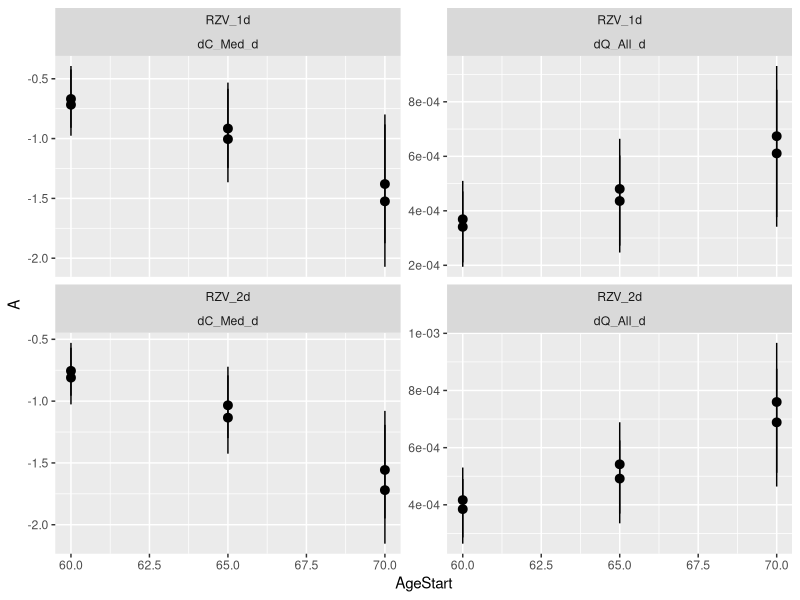
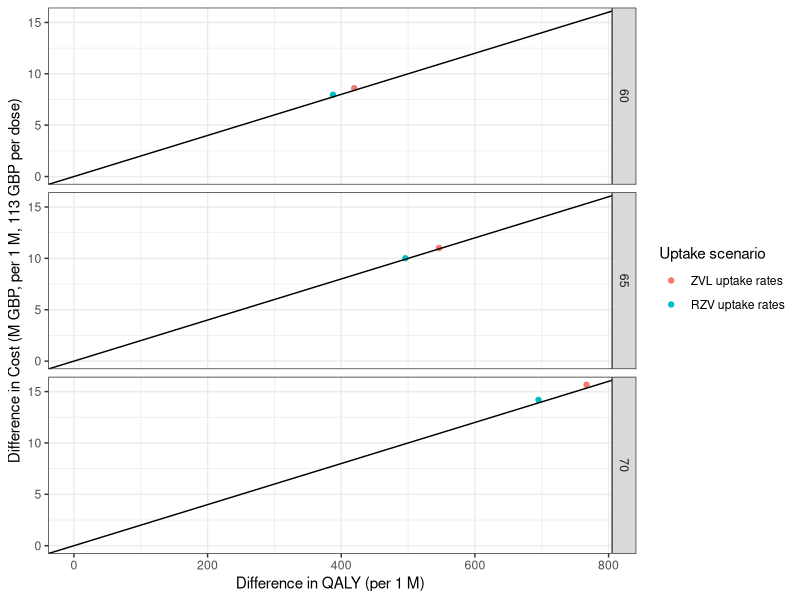
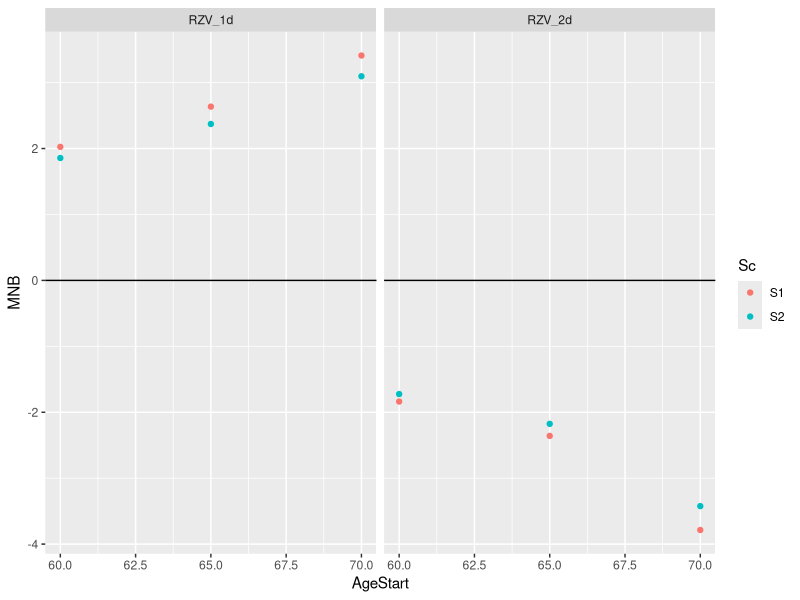

Generate these figures, in order, with R:
library(tidyverse)


# ps <- 1 - exp(coef(summary(fit))[, 1])
# tibble(var = names(ps), p = ps) %>% 
#   pivot_wider(names_from = var, values_from = p) %>% 
#   pivot_longer(-Q, names_pattern = "Cohort(\\S+)_(Q[1-4])_(65|70)", names_to = c("Year", "QU", "Age0")) %>% 
#   group_by(Year, Age0) %>% 
#   summarise(mean(value))
# Year  Age0  `mean(value)`
# <chr> <chr>         <dbl>
# 23/24 65            0.165
# 23/24 70            0.290
# 24/25 65            0.101
# 24/25 70            0.204

# ZosterVax 2018 - 2022
p0y_zvl <- 0.48
pty_zvl <- 0.136

p0q_65 <- 0.101
p0q_70 <- 0.204
ptq_rzv <- 0.07243710

ptq_zvl <- 0.1000767


mean(1 - (1 - ptq_rzv) ^ (0:3) * (1 - p0q_65))
1 - (1 - ptq_rzv) ^ 3 * (1 - p0q_65)


mean(1 - (1 - ptq_rzv) ^ (0:3) * (1 - p0q_70))
1 - (1 - ptq_rzv) ^ 3 * (1 - p0q_70)


stats_uv <- read_csv(here::here("data", "stats_uv_ce.csv")) %>% 
  select(Age0, Arm, Index, A:U)


simulate_uptake <- function(age0, age1, year0 = 2024, p0, ptq, pty, mode = c("AC", "Cohort")) {
  mode <- match.arg(mode)
  
  sims <- crossing(Age = age0:(age1 - 1), Q = 1:4) %>% 
    mutate(
      YearMea = year0 + (Age - age0) + 1,
      p_uptake = c(p0, rep(ptq, 3), rep(1 - (1 - pty) ^ 0.25, n() - 4)),
      Vac = 1 - cumprod(1 - p_uptake),
      NewVac = diff(c(0, Vac))
    ) %>% 
    summarise(
      Age0 = min(Age),
      Age = min(Age) + 1,
      Vac = Vac[n()],
      NewVac = sum(NewVac),
      .by = "YearMea"
    )
  
  return(sims)
}


sims_60_s1 <- simulate_uptake(age0 = 60, age1 = 80, p0 = p0q_65, ptq = ptq_rzv, pty = pty_zvl) %>% mutate(AgeStart = 60, Sc = "S1")
sims_60_s2 <- simulate_uptake(age0 = 60, age1 = 80, p0 = p0q_65, ptq = ptq_rzv, pty = pty_zvl * ptq_rzv / ptq_zvl) %>% mutate(AgeStart = 60, Sc = "S2")

sims_65_s1 <- simulate_uptake(age0 = 65, age1 = 80, p0 = p0q_65, ptq = ptq_rzv, pty = pty_zvl) %>% mutate(AgeStart = 65, Sc = "S1")
sims_65_s2 <- simulate_uptake(age0 = 65, age1 = 80, p0 = p0q_65, ptq = ptq_rzv, pty = pty_zvl * ptq_rzv / ptq_zvl) %>% mutate(AgeStart = 65, Sc = "S2")

sims_70_s1 <- simulate_uptake(age0 = 70, age1 = 80, p0 = p0q_70, ptq = ptq_rzv, pty = pty_zvl) %>% mutate(AgeStart = 70, Sc = "S1")
sims_70_s2 <- simulate_uptake(age0 = 70, age1 = 80, p0 = p0q_70, ptq = ptq_rzv, pty = pty_zvl * ptq_rzv / ptq_zvl) %>% mutate(AgeStart = 70, Sc = "S2")


ces <- lapply(
  list(sims_60_s1, sims_60_s2, sims_65_s1, sims_65_s2, sims_70_s1, sims_70_s2),
  function(sims) {
    sims %>% 
      left_join(stats_uv, by = "Age0") %>% 
      mutate(dis = exp(-0.035 * (YearMea - 2025))) %>% 
      summarise(
        across(A:U, \(x) mean(x * NewVac * dis)),
        .by = c("AgeStart", "Sc", "Arm", "Index")
      )
  }
) %>% 
  bind_rows()




ces %>% 
  filter(Index %in% c("dC_Med_d", "dQ_All_d")) %>% 
  ggplot() + 
  geom_pointrange(aes(x = AgeStart, y = A, ymin = L, ymax = U)) +
  facet_wrap(Arm~Index, scale = "free_y")



ces %>% 
  filter(Index %in% c("dN_VacRZV", "dC_Med_d", "dQ_All_d")) %>% 
  select(AgeStart, Sc, Arm, M, Index) %>% 
  pivot_wider(names_from = Index, values_from = M) %>% 
  mutate(Thres = (dQ_All_d * 2e4 + dC_Med_d) / dN_VacRZV) %>% 
  filter(Arm == "RZV_2d") %>% 
  ggplot() +
  geom_point(aes(x = dQ_All_d, y =  + dC_Med_d + 113 * dN_VacRZV, colour = Sc)) +
  geom_abline(slope = 2e4) +
  scale_x_continuous("Difference in QALY (per 1 M)", labels = scales::number_format(scale = 1e6)) +
  scale_y_continuous("Difference in Cost (M GBP, per 1 M, 113 GBP per dose)", labels = scales::number_format(scale = 1e6 * 1e-6)) +
  facet_grid(AgeStart~.) +
  scale_colour_discrete("Uptake scenario", labels = c(S1 = "ZVL uptake rates", S2 = "RZV uptake rates")) +
  expand_limits(y = 0, x = 0) +
  theme_bw()



ces %>% 
  filter(Index %in% c("dN_VacRZV", "dC_Med_d", "dQ_All_d")) %>% 
  select(AgeStart, Sc, Arm, M, Index) %>% 
  pivot_wider(names_from = Index, values_from = M) %>% 
  mutate(Thres = (dQ_All_d * 2e4 + dC_Med_d) / dN_VacRZV, MNB = dQ_All_d * 2e4  + dC_Med_d - dN_VacRZV * 113) %>% 
  ggplot() +
  geom_point(aes(x = AgeStart, y = MNB, colour = Sc)) +
  geom_hline(yintercept = 0) +
  facet_grid(.~Arm)
 

stats_uv %>% 
  filter(Index == "Thres") %>% 
  select(Age0, Arm, Index, M) %>% 
  group_by(Arm, Index) %>% 
  summarise(
    AgeM = Age0[which.max(M)],
    M = M[which.max(M)]
  )








